Frame 1 (no input): blank canvas, image omitted
Frame 60 (the mouse pressed at the canvas centre just before this capture): blank canvas, image omitted
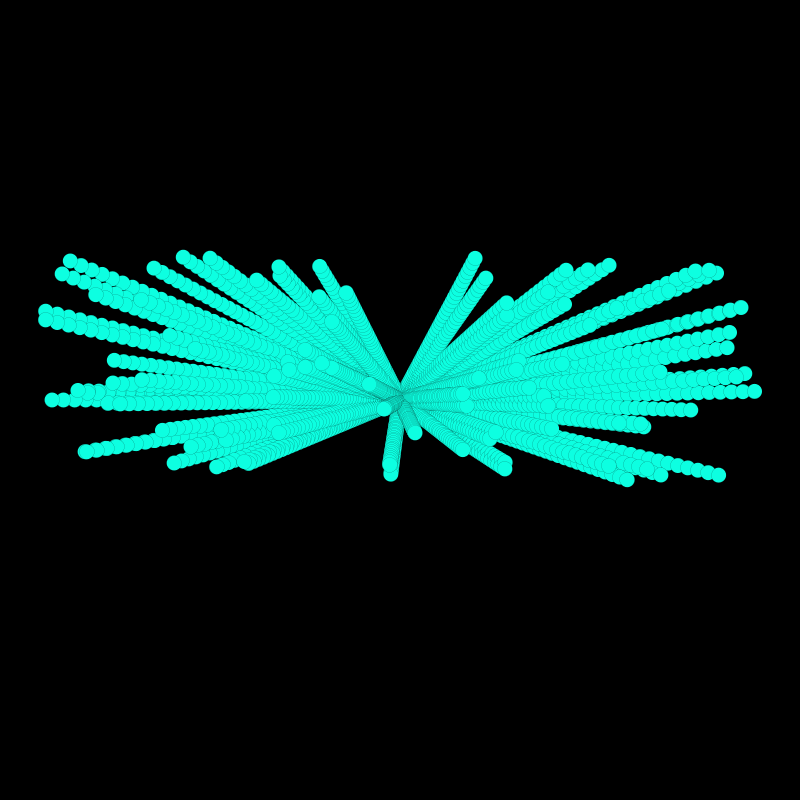
Frame 120 (the mouse held since frame 60 and released just before this capture)

The Processing sketch whose frames 1 and 60 were blank and that drew this single picture after the mouse press (run headless with seeded random() and noise(); from frame 60 on, the mouse is pressed at the canvas centre):

// Processing sketch: processing_92151
// ── processing_92151.pde

Particle[] particles;
int NUM_PARTICLES = 100;
int resetCounter = 0;
 
void setup() {
 background(0);
 size(800,800);
 stroke(0);
 strokeWeight(0);
 fill(13,255,225);
 smooth();
}
 
void draw() {

if (particles != null) {
    for (int i = 0; i < NUM_PARTICLES; i++) {
      particles[i].exist();
    }
  }
}
 
void mousePressed() {
  particles = new Particle[NUM_PARTICLES];
  for (int i = 0; i < NUM_PARTICLES; i++) {
    particles[i] = new Particle();
  }
}
 
public class Particle {
  float x, y;
  float vx, vy;
  float ax, ay;
 
  public Particle() {
      x = mouseX;
      y = mouseY;
      vx = vy = 0f;
      ax = random(-0.2, 0.2);
      ay = random(-0.08, 0.05);
  }
 
  public void exist() {
     vx += ax;
     vy += ay;
     x += vx;
     y += vy;
     ellipse(x, y,15,15);
  }
}
void keyPressed() { //Start of void keyPressed
  //Reset background
  if(key == 'r' || key == 'R') { //Start of IF statement
  background(0);
  loop();
 }
}
